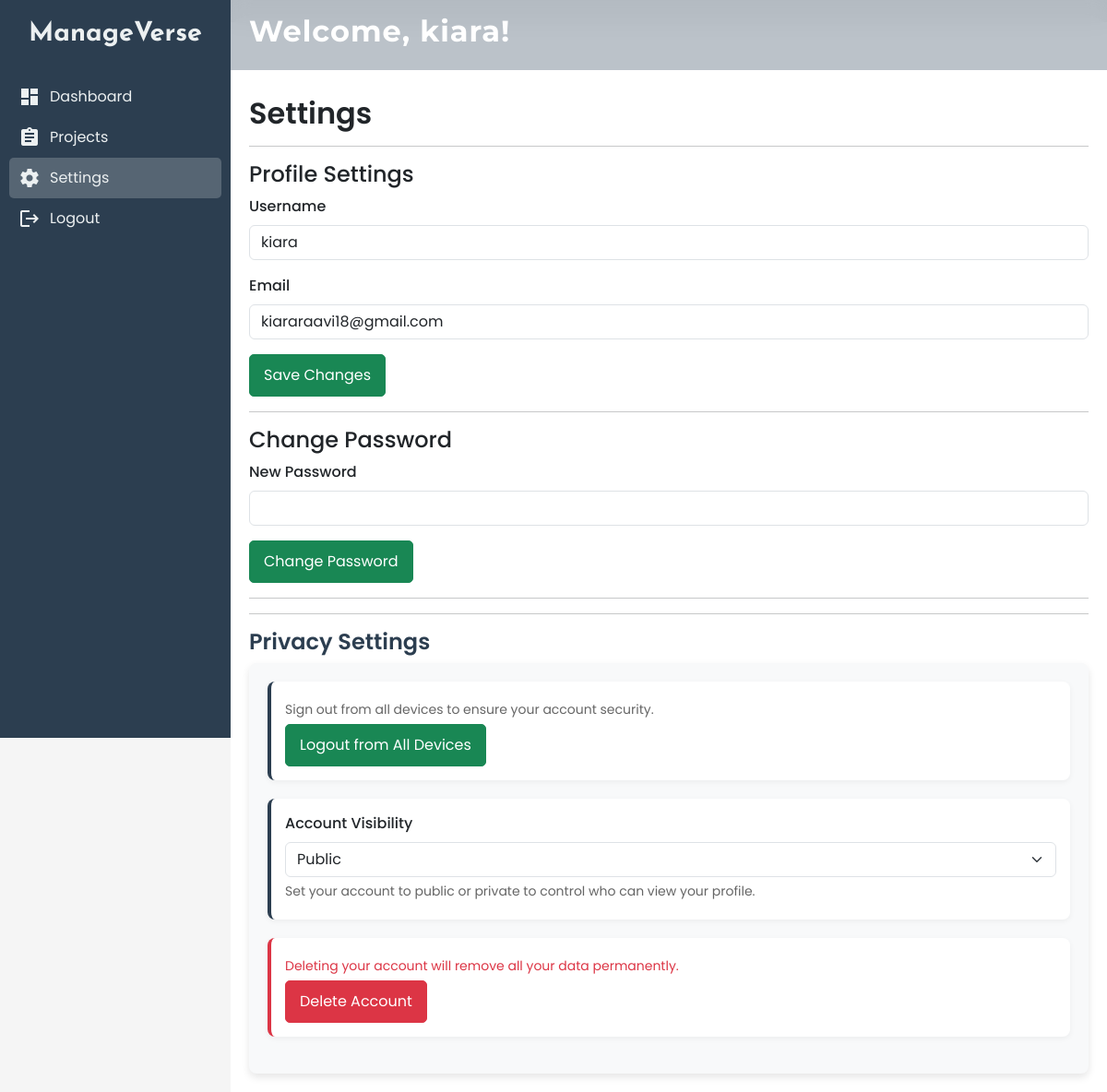
The app's page /settings/ (signed in) with its own data.
### mv/models.py (models this page shows)
class CustomUser(AbstractUser):
    ROLE_CHOICES = [
        ('user', 'User'),
        ('manager', 'Manager'),
    ]
    role = models.CharField(max_length=10, choices=ROLE_CHOICES, default='user')
    phone_number = models.CharField(max_length=15, default="0000000000")
    groups = models.ManyToManyField(
        'auth.Group',
        related_name='customuser_set',
        blank=True
    )
    user_permissions = models.ManyToManyField(
        'auth.Permission',
        related_name='customuser_permissions',
        blank=True
    )

### mv/views.py (the view)
# urls.py: path('settings/', views.settings_page, name='settings_page'),
@login_required
def settings_page(request):
    return render(request, 'settings.html')

### templates/settings.html (shortened to what this page needs)
{% block content %}
<link href="https://cdn.jsdelivr.net/npm/bootstrap@5.3.3/dist/css/bootstrap.min.css" rel="stylesheet">
<link rel="stylesheet" href="https://cdnjs.cloudflare.com/ajax/libs/font-awesome/6.5.1/css/all.min.css">
<div class="sidebar">
    <h2>ManageVerse</h2>
    <ul>
        <li><a href="{% url 'manager_dashboard' %}"><span class="material-icons">dashboard</span> Dashboard</a></li>
        <li><a href="{% url 'projects_page' %}"><span class="material-icons">assignment</span> Projects</a></li>
        <li><a href="{% url 'settings_page' %}" class="active"><span class="material-icons">settings</span> Settings</a></li>
        <li><a href="{% url 'logout' %}"><span class="material-icons">logout</span> Logout</a></li>
    </ul>
</div>
<div class="main-container">
    <div class="navbar">
        <h2>Welcome, {{ request.user.username }}!</h2>
    </div>
    <div class="container mt-4">
        <h2>Settings</h2>
        <hr>
        <h4>Profile Settings</h4>
        <form method="POST" action="{% url 'update_profile' %}">
            <div class="mb-3">
                <label class="form-label">Username</label>
                <input type="text" name="username" value="{{ user.username }}" class="form-control" required>
            </div>
            <div class="mb-3">
                <label class="form-label">Email</label>
                <input type="email" name="email" value="{{ user.email }}" class="form-control" required>
            </div>
            <button type="submit" class="btn btn-success">Save Changes</button>
        </form>
        <hr>
        <h4>Change Password</h4>
        <form method="POST" action="{% url 'change_password' %}">
            <div class="mb-3">
                <label class="form-label">New Password</label>
                <input type="password" name="new_password" class="form-control" required>
            </div>
            <button type="submit" class="btn btn-success">Change Password</button>
        </form>
        <hr>
        <hr>
<h4 class="privacy-heading">Privacy Settings</h4>
<div class="privacy-container">
    <div class="privacy-item">
        <p>Sign out from all devices to ensure your account security.</p>
        <a href="{% url 'logout_all' %}" class="btn btn-success">Logout from All Devices</a>
    </div>
    <div class="privacy-item">
        <label class="form-label">Account Visibility</label>
        <select class="form-select">
            <option selected>Public</option>
        </select>
        <p class="privacy-desc">Set your account to public or private to control who can view your profile.</p>
    </div>
    <div class="privacy-item delete-section">
        <p class="text-danger">Deleting your account will remove all your data permanently.</p>
        <button class="btn btn-danger" data-bs-toggle="modal" data-bs-target="#deleteAccountModal">Delete Account</button>
    </div>
</div>
</div>
{% endblock %}

### templates/settings.html (style rules this page uses)
.sidebar { width: 250px; background: #2c3e50; padding: 0 10px; color: #ecf0f1; display: flex; flex-direction: column; align-items: center; height: 100vh; position: fixed; top: 0; left: 0; overflow-y: auto; }
.sidebar h2 { font-family: 'Josefin Sans', sans-serif; font-weight: bold; font-size: 1.8rem; padding-top: 20px; }
.sidebar ul { margin-top: 20px; list-style: none; padding: 0; width: 100%; }
.sidebar ul li a { color: #ecf0f1; text-decoration: none; display: flex; align-items: center; padding: 10px; border-radius: 5px; transition: background 0.3s; }
.sidebar ul li a .material-icons { margin-right: 10px; }
.sidebar ul li a:hover, .sidebar ul li a.active { background: rgba(255, 255, 255, 0.2); }
.main-container { margin-left: 250px; width: calc(100% - 250px); display: flex; flex-direction: column; }
.navbar { background: rgba(31, 54, 77, 0.3); backdrop-filter: blur(10px); position: fixed; top: 0; left: 250px; width: calc(100% - 250px); display: flex; justify-content: space-between; align-items: center; padding: 15px 20px; color: white; z-index: 1000; transition: all 0.3s ease-in-out; }
.navbar h2 { font-family: 'Montserrat', sans-serif; font-weight: 700; letter-spacing: 1px; }
.container { margin-top: 100px; padding: 20px; background: white; }
.container h2 { font-weight: 600; padding-top: 60px; }
.form-label { font-weight: 500; }
.btn { border-radius: 5px; padding: 10px 15px; }
.privacy-container { background: #f8f9fa; padding: 20px; border-radius: 8px; box-shadow: 0px 4px 8px rgba(0, 0, 0, 0.1); }
.privacy-heading { font-weight: 600; color: #2c3e50; }
.privacy-item { margin-bottom: 20px; padding: 15px; background: white; border-radius: 8px; border-left: 4px solid #2c3e50; box-shadow: 0px 2px 6px rgba(0, 0, 0, 0.05); }
.privacy-item p { margin: 5px 0; font-size: 14px; color: #666; }
.privacy-item .form-label { font-weight: 500; }
.privacy-desc { font-size: 13px; color: #777; }
.delete-section { border-left-color: #dc3545; }

### records on screen
CustomUser: user.username "kiara", username "kiara", email "kiararaavi18@gmail.com"
